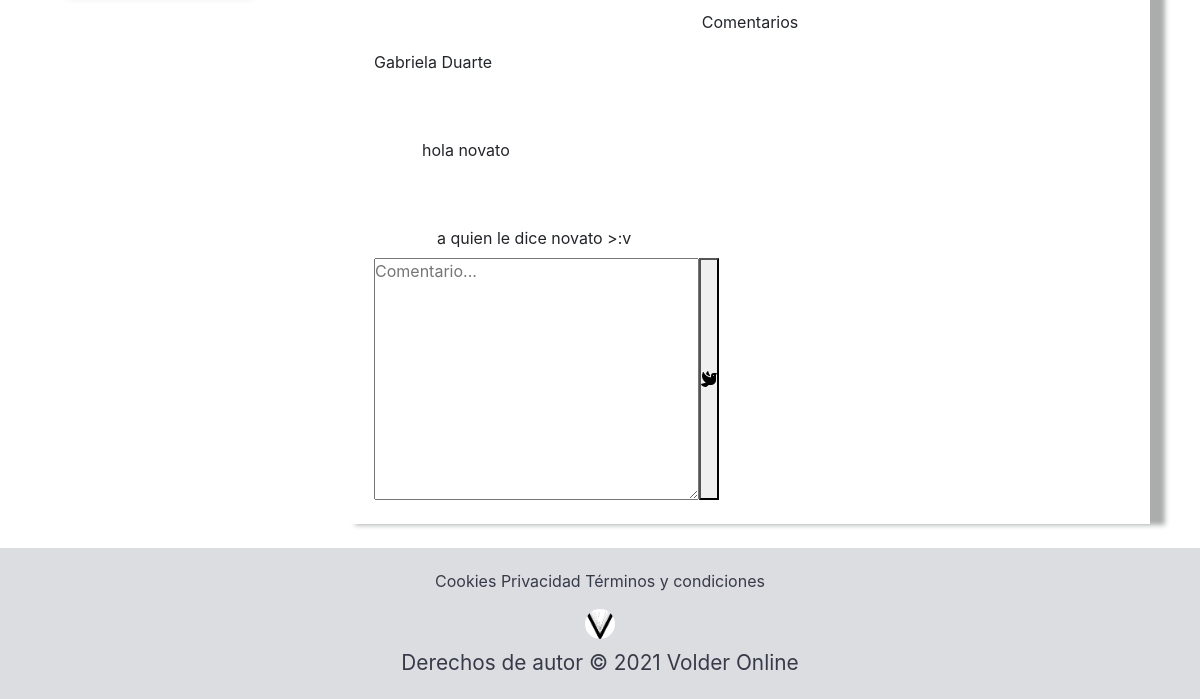
The page /noticias/profesor/13 (lower part) on the database as committed earlier.
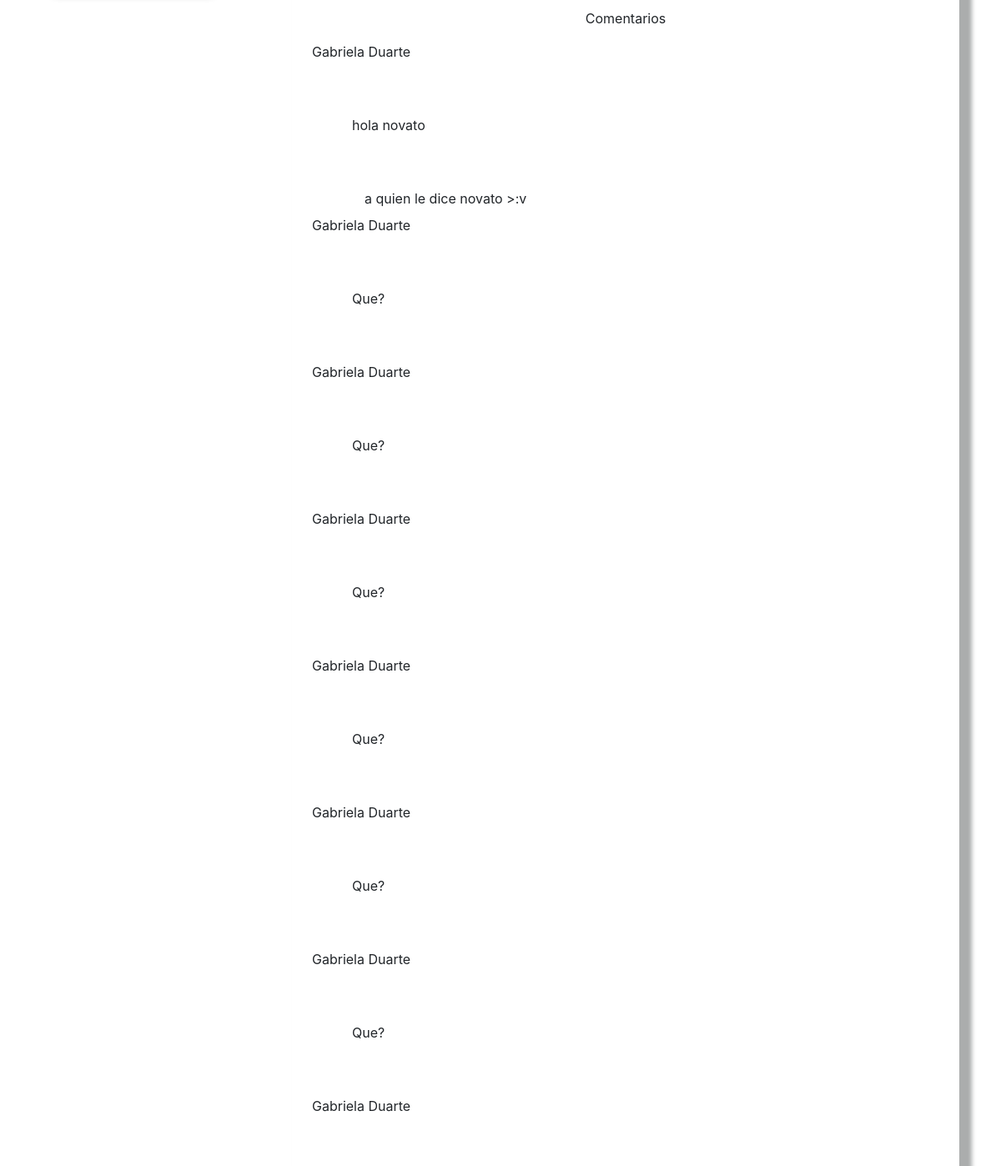
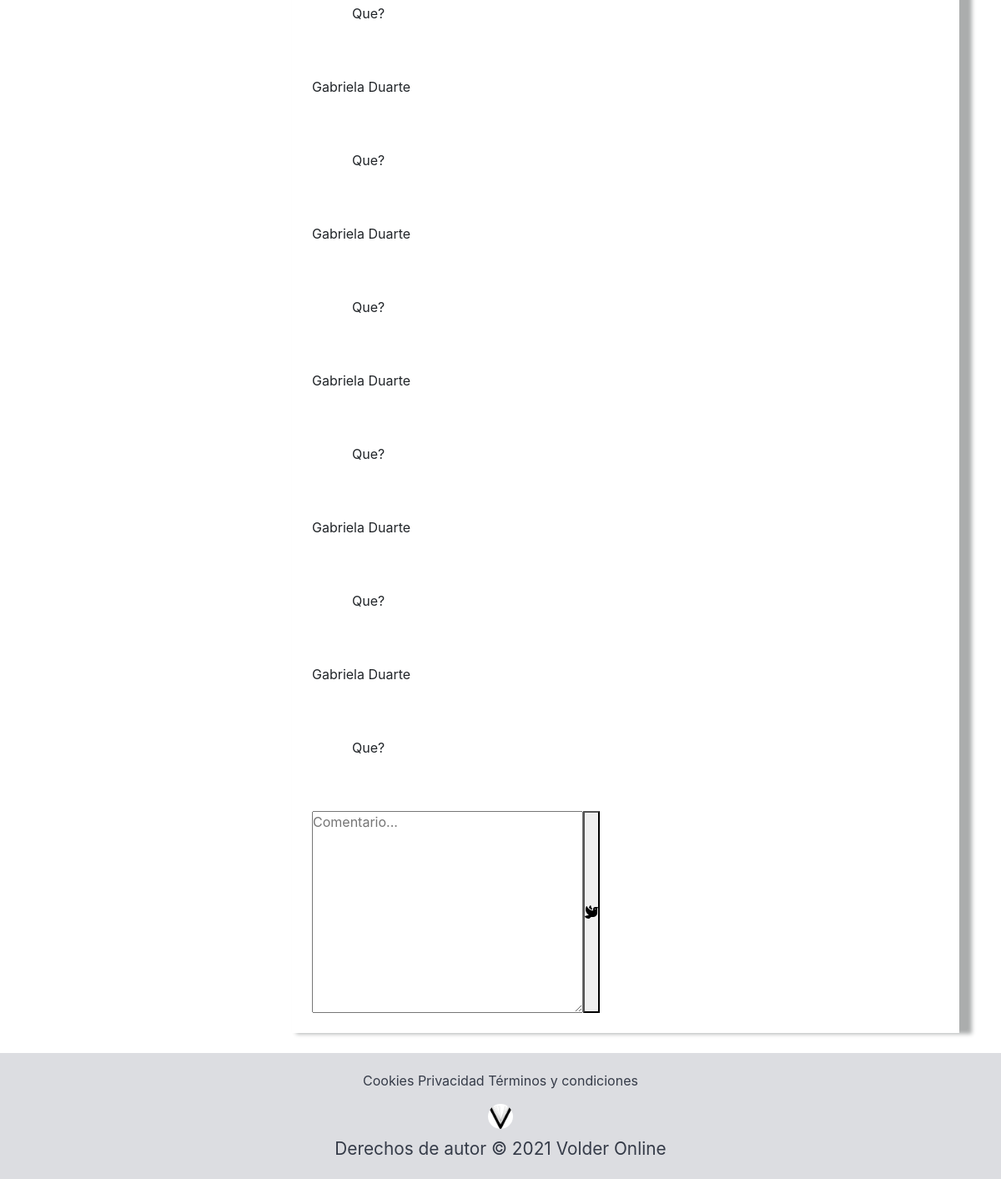
The same page on the database as committed later (2 pictures, top to bottom).
### noticias/models.py (models this page shows, shortened)
class ProfesorNoticiaComentarios(models.Model):
    user = models.ForeignKey(User, on_delete = models.CASCADE, null=True, blank=True)
    mensaje = models.TextField(max_length=400)
    noticia= models.ForeignKey(ProfesorNoticia, on_delete = models.CASCADE, null=True, blank=True)
    class Meta():
        verbose_name = "Profesor Comenario"
        verbose_name_plural = "Profesores Comentarios"

### usuarios/models.py (models this page shows, shortened)
class Profesor(models.Model):
    user = models.OneToOneField(User, on_delete = models.CASCADE)
    nombre = models.CharField(max_length=50)
    apellido = models.CharField(max_length=50)
    dni = models.IntegerField(unique=True)
    foto =  models.ImageField(upload_to="fotos_de_perfil/profesor", null=True, blank=True)
    class Meta():
        ordering = ['apellido']
    def __str__(self):
        nombre_y_apellido = self.nombre + " " + self.apellido
        return nombre_y_apellido

### noticias/views.py (the view)
# urls.py: path('profesor/<int:id_noticia>', views.ver_noticia_p, name="ver_noticia_p"),
def ver_noticia_p(request, id_noticia):
    user = request.user
    extend= comprobar_usar(user)
    noticia = ProfesorNoticia.objects.get(id = id_noticia)
    if request.method == "POST":
        comentario = request.POST["comentario"]
        guardar_comentario = ProfesorNoticiaComentarios(user=request.user, mensaje=comentario, noticia=noticia)
        guardar_comentario.save()
    comentarios = ProfesorNoticiaComentarios.objects.filter(noticia = noticia)
    cont = {
        "extend":extend,
        "noticia":noticia,
        "comentarios":comentarios,
    }
    return render (request, "noticias/noticias_y_comentarios.html", cont)

### noticias/models.py (called while the page is built)
    def __str__(self):
        return self.titulo

### noticias/views.py (called while the page is built)
def comprobar_usar(user):
    if hasattr(user, 'estudiante'):
        extend = "volder/base.html"
    elif hasattr(user, 'profesor'):
        extend = "profesor/base.html"
    elif hasattr(user, 'preceptor'):
        extend = "preceptor/base.html"
    else:
        extend = "secretario/base.html"
    return extend

### noticias/templates/noticias/noticias_y_comentarios.html (shortened to what this page needs)
{% extends extend %}
{% load static %}
{% block content %}
<div class="mid-contenido mid-contenido-animacion col-12 col-md-8 mx-auto my-4 p-4">
    <div class="container-comentario container-animacion ">
        <p class="titulo text-center"> Comentarios</p>
        <div id="comentraios" class="comentarios mx-auto">
            {% for comentario in comentarios%}
                {% if comentario.user.profesor %}
                    <div id="comentario" class="comentario mensaje-recibido mensaje-recibido-profesor">
                        <p class="nombre"> {{comentario.user.profesor}} </p>
                        <p class="mensaje">
                            {{comentario.mensaje}}
                        </p>
                    </div>
                {% else %}
                    <div id="comentario" class="comentario mensaje-recibido col-10 my-2 col-md-11">
                        <span class="mensaje">
                            {{comentario.mensaje}}
                        </span>
                    </div>
                {% endif%}
            {% endfor%}
        </div>
        <div id="enviar-comentario" class="enviar-comentario">
            <form action="" id="enviar-datos" method="POST" onsubmit="return false"> {% csrf_token %}
                <div class="send row mx-auto">
                    <textarea placeholder="Comentario..." name="comentario" id="texto-comentario" required cols="30" rows="10"></textarea>
                    <button onclick="enviar()"  class="" ><i class="fas fa-dove"></i></button>
                </div>
            </form>
        </div>
    </div>
</div>
{% endblock %}

Rows that differ between the two databases and show on the page:
added ProfesorNoticiaComentarios: user.profesor "Gabriela Duarte", mensaje "Que?"
added ProfesorNoticiaComentarios: user.profesor "Gabriela Duarte", mensaje "Que?"
added ProfesorNoticiaComentarios: user.profesor "Gabriela Duarte", mensaje "Que?"
added ProfesorNoticiaComentarios: user.profesor "Gabriela Duarte", mensaje "Que?"
added ProfesorNoticiaComentarios: user.profesor "Gabriela Duarte", mensaje "Que?"
added ProfesorNoticiaComentarios: user.profesor "Gabriela Duarte", mensaje "Que?"
added ProfesorNoticiaComentarios: user.profesor "Gabriela Duarte", mensaje "Que?"
added ProfesorNoticiaComentarios: user.profesor "Gabriela Duarte", mensaje "Que?"
added ProfesorNoticiaComentarios: user.profesor "Gabriela Duarte", mensaje "Que?"
added ProfesorNoticiaComentarios: user.profesor "Gabriela Duarte", mensaje "Que?"
added ProfesorNoticiaComentarios: user.profesor "Gabriela Duarte", mensaje "Que?"
added ProfesorNoticiaComentarios: user.profesor "Gabriela Duarte", mensaje "Que?"
